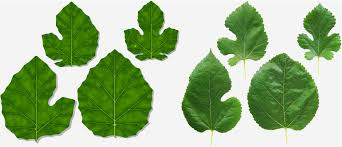
#> input picture imges/mutance.jpg, 342 x 147 px
$ python 'get user input.py'
#> lines starting #> are read from the running program, lines starting #| are printed output that depends on the picture; after the words box and inside, x2 and y2 are one past the last pixel; in counts of white or black regions, pixels touching at a corner belong together
import cv2
import numpy as np
from matplotlib import pyplot as plt

originalImage=cv2.imread(input("Please enter original leaf "))
#> the answer given: imges/mutance.jpg
#> originalImage is the input picture: shape (147, 342, 3); mean B, G, R 138, 183.4, 157.1
imageCheck=cv2.imread(input("Please enter leaf wich you like to check "))
#> the answer given: imges/tomato1.jpg
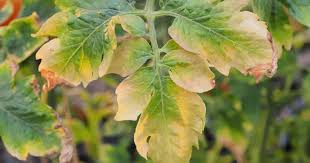
#> input picture imges/tomato1.jpg, 310 x 163 px
#> imageCheck is the input picture: shape (163, 310, 3); mean B, G, R 76.7, 138.3, 136.7

kernel = np.ones((5,5),np.uint8)
removeNoiseC = cv2.morphologyEx(imageCheck, cv2.MORPH_OPEN, kernel)
removeNoiseOriginal = cv2.morphologyEx(originalImage, cv2.MORPH_OPEN, kernel)

cv2.imshow("Original leaf without infected",removeNoiseC)
cv2.imshow("Leaf you want to check",removeNoiseOriginal)


def detectColorChanges(img):

    hsv=cv2.cvtColor(img,cv2.COLOR_BGR2HSV)
#> hsv: shape (163, 310, 3); mean H, S, V 33.9, 130.2, 140.7

    lower_range=np.array([25,52,72])
    upper_range=np.array([102,255,255])
    mask=cv2.inRange(hsv,lower_range,upper_range)
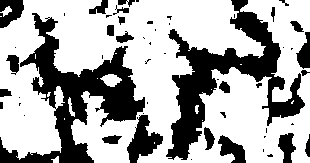
#> mask: shape (163, 310); 66.4% white; 54 black regions (29 under 20 px), largest, box (x1, y1, x2, y2) and area: (0, 13, 145, 163) 6595, (166, 0, 305, 160) 6469, (127, 115, 163, 163) 862

    res = cv2.bitwise_and(img,img,mask= mask)

    cv2.imshow('Result',res)


    newIm=img-res
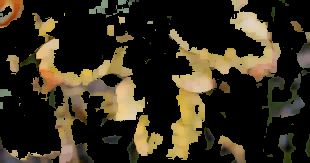
#> newIm: shape (163, 310, 3); mean B, G, R 28.9, 45.4, 52.6
    cv2.imshow("After remove green",newIm)


    if all(newIm[0,0] == [0,0,0]):
        print("leaf has color changes.")
        return True
    else:
        print("leaf has not color changes.")
        return False


def detectMutance(img1,img2):

    gray1 = cv2.cvtColor(img1, cv2.COLOR_BGR2GRAY)
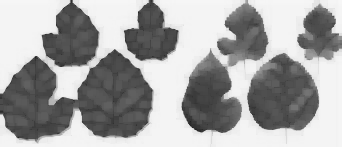
#> gray1: shape (147, 342); min 29, max 247, mean 163.7
    gray2 = cv2.cvtColor(img2, cv2.COLOR_BGR2GRAY)
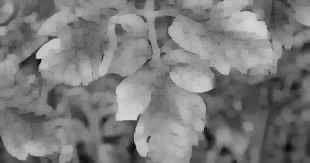
#> gray2: shape (163, 310); min 5, max 211, mean 124.1
    cv2.imshow("gg1",gray1)
    cv2.imshow("gg2",gray2)

    ret,thresh1 = cv2.threshold(gray1,127,255,cv2.THRESH_BINARY_INV)
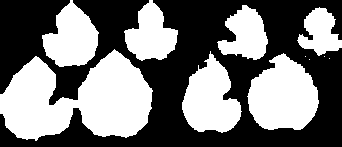
#> thresh1: shape (147, 342); 46.2% white; 11 white regions (4 under 20 px), largest, box (x1, y1, x2, y2) and area: (0, 49, 153, 141) 8794, (247, 53, 319, 130) 3946, (182, 51, 242, 133) 3037
    ret,thresh2 = cv2.threshold(gray2,127,255,cv2.THRESH_BINARY_INV)
#> thresh2: shape (163, 310); 52.9% white; 26 black regions (5 under 20 px), largest, box (x1, y1, x2, y2) and area: (23, 0, 310, 163) 19674, (3, 118, 77, 163) 1736, (0, 54, 21, 86) 465


    dim=gray1.shape
#> dim = (147, 342)

    new_img1 = cv2.resize(thresh1,(dim[1],dim[0]))
    new_img2 = cv2.resize(thresh2,(dim[1],dim[0]))

    sub=new_img2-new_img1
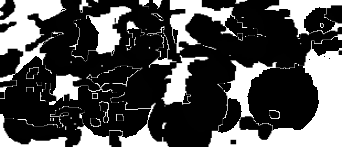
#> sub: shape (147, 342); min 0, max 255, mean 77.9
    cv2.imshow("mm",sub)

    if all(sub[0,0] == [0,0,0]):
        print("Leaf has not mutanse")
        return False

    else:
        print("Leaf has mutance")
        return True

if detectColorChanges(removeNoiseC)or detectMutance(removeNoiseOriginal,removeNoiseC):
    print("Leaf has infected by diseas")

else:
    print("Leaf has not infected by diseas")


cv2.waitKey(0)
cv2.destroyAllWindows()
